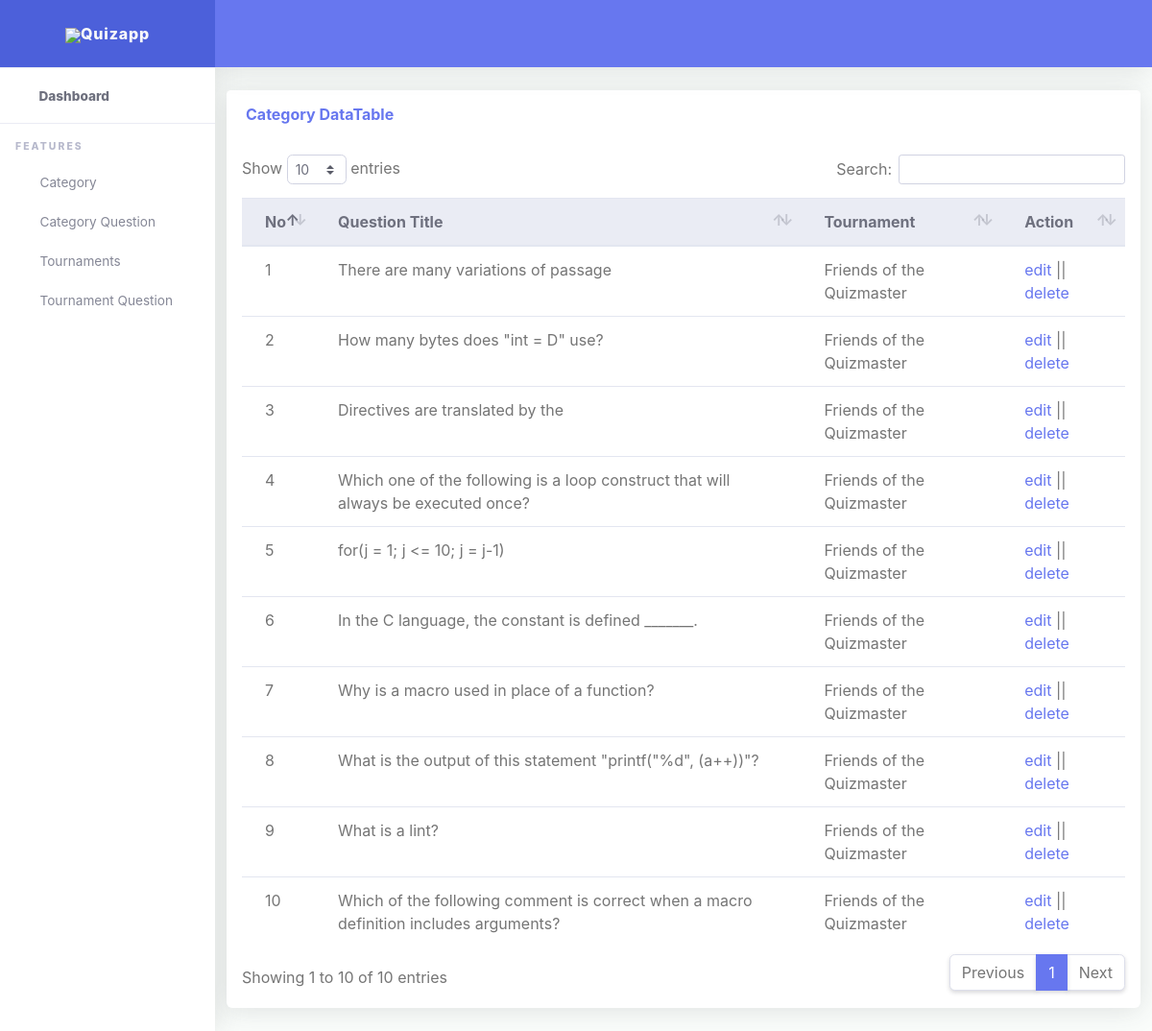
Screenshot of /superadmin/manage-tournament-question/ with the database file from the repository.
### App_Quiz/models.py (models this page shows, shortened)
class TournamentQuestion(models.Model):
    tournament=   models.ForeignKey(Tournament,on_delete=models.CASCADE)
    title   =   models.CharField(max_length=300,blank=False)
    option1 =   models.CharField(max_length=150,blank=False)
    option2 =   models.CharField(max_length=150,blank=False)
    option3 =   models.CharField(max_length=150,blank=False)
    option4 =   models.CharField(max_length=150,blank=False)
    answer  =   models.CharField(max_length=150,blank=False)
    attemp  =   models.ManyToManyField(User,blank=True)

class Tournament(models.Model):
    name=models.CharField(max_length=200,blank=False)
    entry_point=models.IntegerField(default=100)
    description=models.TextField(max_length=500)
    photo=models.ImageField(default="product1.jpg",upload_to="Tournaments")
    attemp=models.ManyToManyField(User,blank=True)
    fisrt_attemp=models.ManyToManyField(User,blank=True,related_name="first_attemp")
    winning_points=models.IntegerField(default=500)
    time=models.IntegerField(default=2)
    start_date=models.DateTimeField(auto_now=True,auto_now_add=False)
    end_date=models.DateTimeField(auto_now_add=False,auto_now=False)

### App_Superadmin/views.py (the view)
# urls.py: path('manage-tournament-question/', views.ManageTournamentQuestion, name='manage-tournament-question'),
def ManageTournamentQuestion(request):
    allquestion = TournamentQuestion.objects.all().order_by("-id")
    context = {
        'question': allquestion,
    }
    return render(request, 'App_Superadmin/managetournamentquestion.html', context)

### templates/App_Superadmin/managetournamentquestion.html
{% extends 'App_Superadmin/base.html' %}
{% block content %}
                      <div class="col-lg-12">
              <div class="card mb-4">
                <div class="card-header py-3 d-flex flex-row align-items-center justify-content-between">
                  <h6 class="m-0 font-weight-bold text-primary">Category DataTable</h6>
                </div>
                <div class="table-responsive p-3">
                  <table class="table align-items-center table-flush table-hover" id="dataTableHover">
                    <thead class="thead-light">
                         <tr>
                        <th>No</th>
                        <th>Question Title</th>
                        <th>Tournament</th>
                        <th>Action</th>
                      </tr>
                    </thead>
                    <tbody>
                    {% for i in question %}
                      <tr>
                        <td>{{ forloop.counter }}</td>
                        <td>{{ i.title }}</td>
                        <td>{{ i.tournament.name}}</td>
                        <td>
                            <a href="{% url 'App_Superadmin:update-tournament-question' i.id%}">edit</a> ||
                            <a href="{% url 'App_Superadmin:delete-tournament-question' i.id %}" onclick="return confirm('Are you sure you want to delete this item?');">delete</a>
                        </td>
                      </tr>
                    {% endfor %}
                    </tbody>
                  </table>
                </div>
              </div>
            </div>
{% endblock %}

### rows the page displays
TournamentQuestion: title "There are many variations of passage", tournament.name "Friends of the Quizmaster"
TournamentQuestion: title "How many bytes does \"int = D\" use?", tournament.name "Friends of the Quizmaster"
TournamentQuestion: title "Directives are translated by the", tournament.name "Friends of the Quizmaster"
TournamentQuestion: title "Which one of the following is a loop construct that will always be executed once?", tournament.name "Friends of the Quizmaster"
TournamentQuestion: title "for(j = 1; j <= 10; j = j-1)", tournament.name "Friends of the Quizmaster"
TournamentQuestion: title "In the C language, the constant is defined _______.", tournament.name "Friends of the Quizmaster"
TournamentQuestion: title "Why is a macro used in place of a function?", tournament.name "Friends of the Quizmaster"
TournamentQuestion: title "What is the output of this statement \"printf(\"%d\", (a++))\"?", tournament.name "Friends of the Quizmaster"
TournamentQuestion: title "What is a lint?", tournament.name "Friends of the Quizmaster"
TournamentQuestion: title "Which of the following comment is correct when a macro definition includes arguments?", tournament.name "Friends of the Quizmaster"
